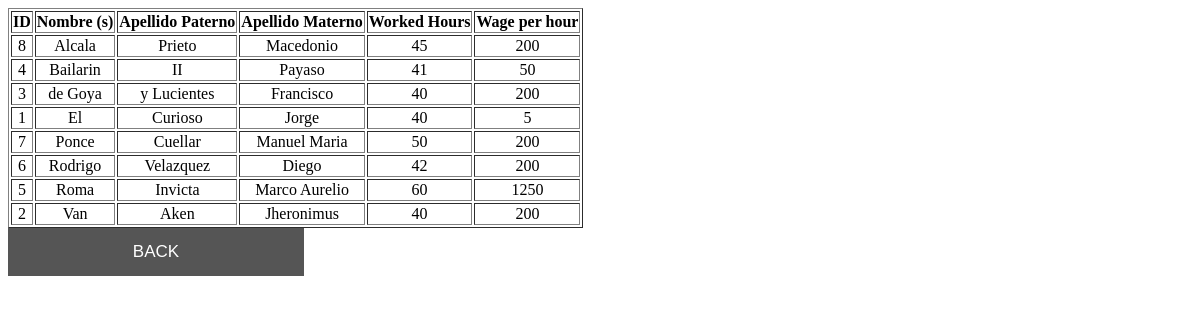
The page /consult_workers.php on the database its author committed.
### tables this page shows
create table workers (

id int auto_increment , nombre varchar(50) , apellido_paterno varchar(50), apellido_materno varchar(50) , work_hours int ,  primary key (id)


);

create table worker_wage (

	worker_id int auto_increment , normal_hour float , extra_hour float , primary key (worker_id)

);

### consult_workers.php (the view, shortened to what this page needs)
<!DOCTYPE html>
<html lang="en" dir="ltr">
  <head>
    <link rel="stylesheet" href="style.css">
  </head>
  <body>
    <?php $conn = new  mysqli("localhost" , "root" , "superman" , "business_1" );
          $data = $conn->query("SELECT * FROM workers , worker_wage where id = worker_id ORDER BY apellido_paterno; ");?>
  <div class="workers">
    <table border="1px">
      <thead>
        <th>ID</th>
        <th>Nombre (s)</th>
        <th>Apellido Paterno</th>
        <th>Apellido Materno</th>
        <th>Worked Hours</th>
        <th>Wage per hour</th>
      </thead>
      <tbody>
        <?php while ($w = mysqli_fetch_array($data)) { ?>
        <tr>
            <td> <?php echo $w['id']; ?></td>
            <td> <?php echo $w['apellido_paterno']; ?></td>
            <td> <?php echo $w['apellido_materno']; ?></td>
            <td> <?php echo $w['nombre']; ?></td>
            <td> <?php echo $w['work_hours']; ?></td>
            <td> <?php echo $w['normal_hour']; ?></td>
        </tr>
        <?php } ?>
      </tbody>
    </table>
  </div>
  <button class = "back" onclick="window.location.href='manage_workers.php'">BACK</button>
  </body>
</html>

### style.css (style rules this page uses)
.back { background-color: #555; color: white; float: left; border: none; outline: none; cursor: pointer; padding: 14px 16px; font-size: 17px; width: 25%; }
table { text-align: center; }

### rows shown on the page
workers: id "8", apellido_paterno "Alcala", apellido_materno "Prieto", nombre "Macedonio", work_hours "45", worker_wage.normal_hour "200"
workers: id "4", apellido_paterno "Bailarin", apellido_materno "II", nombre "Payaso", work_hours "41", worker_wage.normal_hour "50"
workers: id "3", apellido_paterno "de Goya", apellido_materno "y Lucientes", nombre "Francisco", work_hours "40", worker_wage.normal_hour "200"
workers: id "1", apellido_paterno "El", apellido_materno "Curioso", nombre "Jorge", work_hours "40", worker_wage.normal_hour "5"
workers: id "7", apellido_paterno "Ponce", apellido_materno "Cuellar", nombre "Manuel Maria", work_hours "50", worker_wage.normal_hour "200"
workers: id "6", apellido_paterno "Rodrigo", apellido_materno "Velazquez", nombre "Diego", work_hours "42", worker_wage.normal_hour "200"
workers: id "5", apellido_paterno "Roma", apellido_materno "Invicta", nombre "Marco Aurelio", work_hours "60", worker_wage.normal_hour "1250"
workers: id "2", apellido_paterno "Van", apellido_materno "Aken", nombre "Jheronimus", work_hours "40", worker_wage.normal_hour "200"
